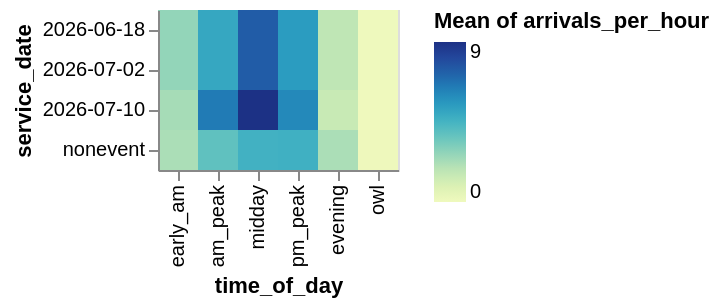

The notebook cell this image was saved under:
### Code cell
alt.Chart(
    arrivals_by_event_long2[arrivals_by_event_long2.service_date.isin(["nonevent"] + indiv_dates)]
).mark_rect().encode(
    x=alt.X("time_of_day", sort=event_helpers.TIME_OF_DAY_ORDER),
    y="service_date",
    color="mean(arrivals_per_hour)"
)

### Figure 1 — Vega specification as saved in the notebook (floating-point values rounded to 4 significant figures)
{"$schema": "https://vega.github.io/schema/vega/v6.json", "data": [{"name": "source_0"}, {"name": "data_0", "values": [{"mean_arrivals_per_hour": 5.013, "service_date": "2026-06-18", "time_of_day": "am_peak"}, {"mean_arrivals_per_hour": 2.784, "service_date": "2026-06-18", "time_of_day": "early_am"}, {"mean_arrivals_per_hour": 1.851, "service_date": "2026-06-18", "time_of_day": "evening"}, {"mean_arrivals_per_hour": 7.294, "service_date": "2026-06-18", "time_of_day": "midday"}, {"mean_arrivals_per_hour": 0.2159, "service_date": "2026-06-18", "time_of_day": "owl"}, {"mean_arrivals_per_hour": 5.409, "service_date": "2026-06-18", "time_of_day": "pm_peak"}, {"mean_arrivals_per_hour": 5.013, "service_date": "2026-07-02", "time_of_day": "am_peak"}, {"mean_arrivals_per_hour": 2.784, "service_date": "2026-07-02", "time_of_day": "early_am"}, {"mean_arrivals_per_hour": 1.851, "service_date": "2026-07-02", "time_of_day": "evening"}, {"mean_arrivals_per_hour": 7.294, "service_date": "2026-07-02", "time_of_day": "midday"}, {"mean_arrivals_per_hour": 0.2159, "service_date": "2026-07-02", "time_of_day": "owl"}, {"mean_arrivals_per_hour": 5.409, "service_date": "2026-07-02", "time_of_day": "pm_peak"}, {"mean_arrivals_per_hour": 6.43, "service_date": "2026-07-10", "time_of_day": "am_peak"}, {"mean_arrivals_per_hour": 2.386, "service_date": "2026-07-10", "time_of_day": "early_am"}, {"mean_arrivals_per_hour": 1.587, "service_date": "2026-07-10", "time_of_day": "evening"}, {"mean_arrivals_per_hour": 8.812, "service_date": "2026-07-10", "time_of_day": "midday"}, {"mean_arrivals_per_hour": 0.185, "service_date": "2026-07-10", "time_of_day": "owl"}, {"mean_arrivals_per_hour": 5.999, "service_date": "2026-07-10", "time_of_day": "pm_peak"}, {"mean_arrivals_per_hour": 3.843, "service_date": "nonevent", "time_of_day": "am_peak"}, {"mean_arrivals_per_hour": 2.292, "service_date": "nonevent", "time_of_day": "early_am"}, {"mean_arrivals_per_hour": 2.288, "service_date": "nonevent", "time_of_day": "evening"}, {"mean_arrivals_per_hour": 4.607, "service_date": "nonevent", "time_of_day": "midday"}, {"mean_arrivals_per_hour": 0.2483, "service_date": "nonevent", "time_of_day": "owl"}, {"mean_arrivals_per_hour": 4.661, "service_date": "nonevent", "time_of_day": "pm_peak"}]}, {"name": "source_0_x_domain_time_of_day", "values": [{"sort_field": 1.0, "time_of_day": "am_peak"}, {"sort_field": 0.0, "time_of_day": "early_am"}, {"sort_field": 4.0, "time_of_day": "evening"}, {"sort_field": 2.0, "time_of_day": "midday"}, {"sort_field": 5.0, "time_of_day": "owl"}, {"sort_field": 3.0, "time_of_day": "pm_peak"}]}, {"name": "data_0_y_domain_service_date", "values": [{"service_date": "2026-06-18"}, {"service_date": "2026-07-02"}, {"service_date": "2026-07-10"}, {"service_date": "nonevent"}]}, {"name": "data_0_color_domain_mean_arrivals_per_hour", "values": [{"min": 0.185, "max": 8.812}]}], "signals": [{"name": "x_step", "value": 20}, {"name": "width", "update": "bandspace(domain('x').length, 0, 0) * x_step"}, {"name": "y_step", "value": 20}, {"name": "height", "update": "bandspace(domain('y').length, 0, 0) * y_step"}], "marks": [{"type": "rect", "name": "marks", "from": {"data": "data_0"}, "encode": {"update": {"height": {"signal": "max(0.25, bandwidth('y'))"}, "fill": {"field": "mean_arrivals_per_hour", "scale": "color"}, "width": {"signal": "max(0.25, bandwidth('x'))"}, "y": {"field": "service_date", "scale": "y"}, "x": {"field": "time_of_day", "scale": "x"}}}, "style": ["rect"]}], "scales": [{"name": "x", "type": "band", "domain": {"data": "source_0_x_domain_time_of_day", "field": "time_of_day", "sort": {"op": "max", "field": "sort_field"}}, "range": {"step": {"signal": "x_step"}}, "paddingOuter": 0, "paddingInner": 0}, {"name": "y", "type": "band", "domain": {"data": "data_0_y_domain_service_date", "field": "service_date", "sort": true}, "range": {"step": {"signal": "y_step"}}, "paddingInner": 0, "paddingOuter": 0}, {"name": "color", "type": "linear", "domain": [{"signal": "(data(\"data_0_color_domain_mean_arrivals_per_hour\")[0] || {}).min"}, {"signal": "(data(\"data_0_color_domain_mean_arrivals_per_hour\")[0] || {}).max"}], "range": "heatmap", "interpolate": "hcl", "zero": false}], "axes": [{"scale": "x", "grid": false, "labelAlign": "right", "labelBaseline": "middle", "zindex": 1, "title": "time_of_day", "orient": "bottom", "labelAngle": 270}, {"scale": "y", "grid": false, "zindex": 1, "title": "service_date", "orient": "left"}], "padding": 5, "style": "cell", "legends": [{"fill": "color", "gradientLength": {"signal": "clamp(height, 64, 200)"}, "title": "Mean of arrivals_per_hour"}], "background": "white"}
